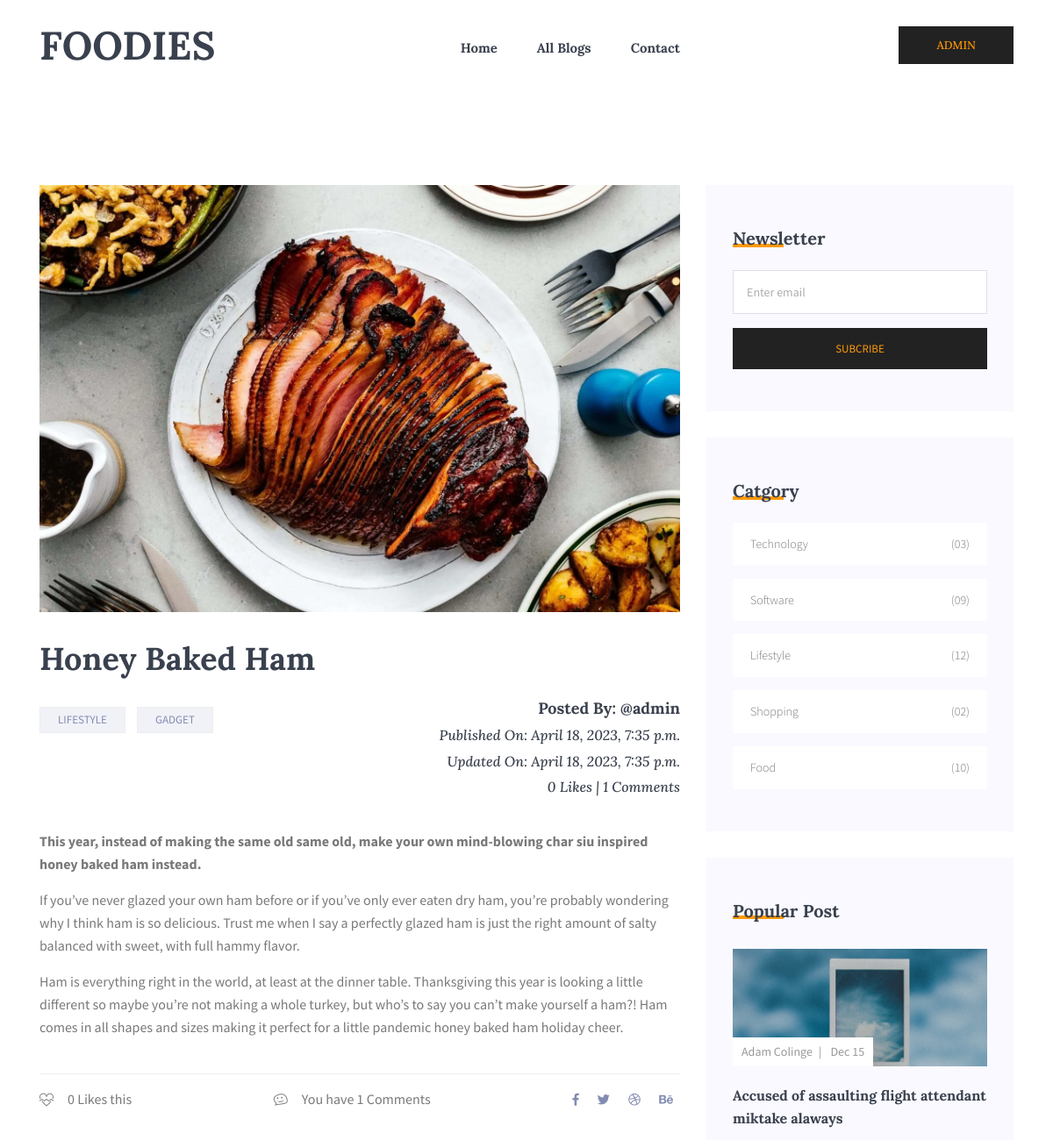
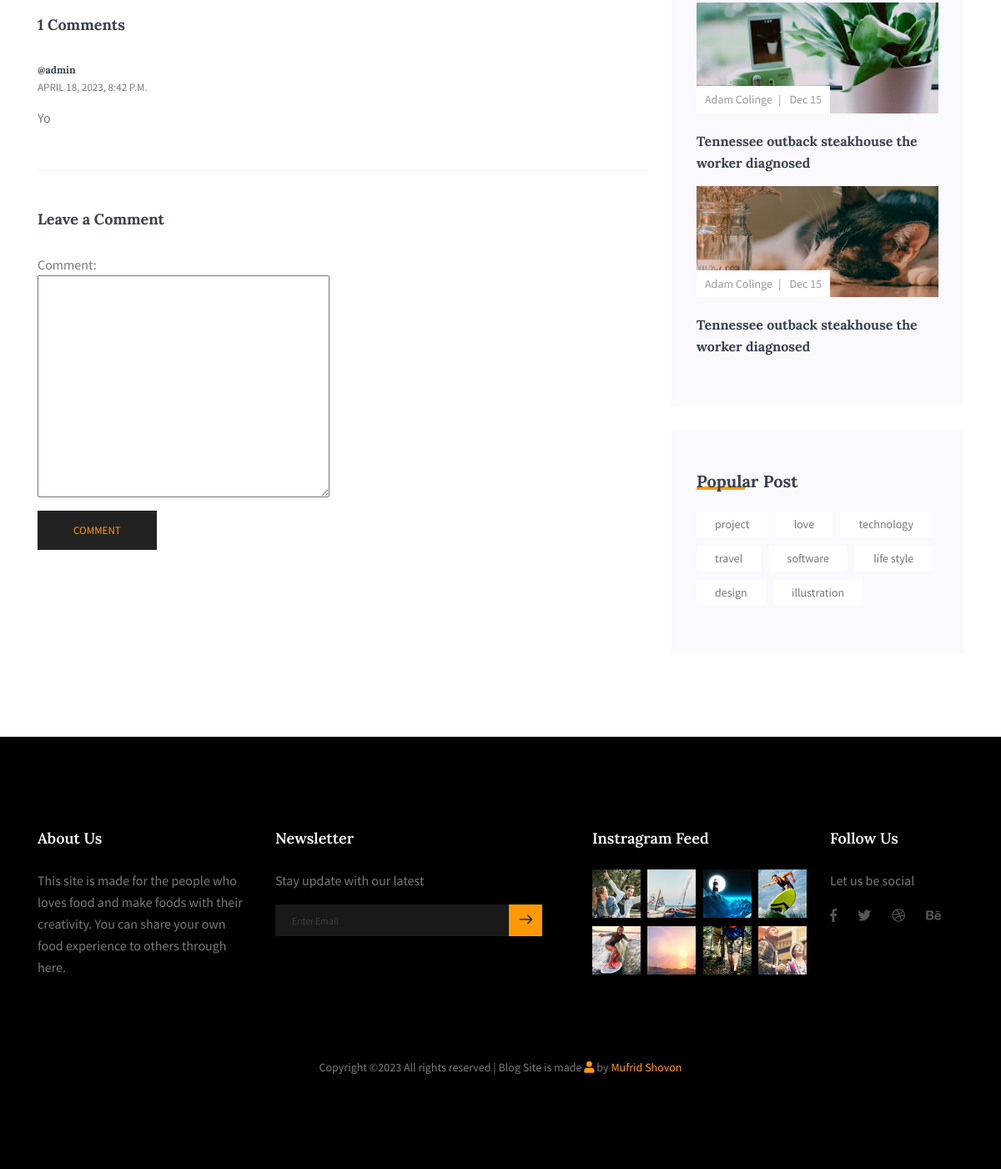
The app's page /details/Honey-Baked-Ham-8c58ad91-38cd-4f81-a9bd-2ee7c285b7dd (signed in) with its own data (2 pictures, top to bottom).
### Blog_App/models.py (models this page shows, shortened)
class Blog(models.Model):
    author = models.ForeignKey(User, on_delete=models.CASCADE, related_name='post_author')
    blog_title = models.CharField(max_length=264, verbose_name="Put a Title")
    slug = models.SlugField(max_length=264, unique=True)
    blog_content = RichTextField(blank=True, null=True)
    blog_image = models.ImageField(upload_to='blog_image', verbose_name='Image')
    publish_date = models.DateTimeField(auto_now_add=True)
    update_date = models.DateTimeField(auto_now=True)
    class Meta:
        ordering = ['-publish_date',]

class Comment(models.Model):
    blog = models.ForeignKey(Blog, on_delete=models.CASCADE, related_name='blog_comment')
    user = models.ForeignKey(User, on_delete=models.CASCADE, related_name='user_comment')
    comment = models.TextField()
    comment_date = models.DateTimeField(auto_now_add=True)
    class Meta:
        ordering = ['-comment_date',]

### Blog_App/views.py (the view, shortened to what this page needs)
# urls.py: path('details/<slug>', views.blog_details, name='blog_details'),
@login_required
def blog_details(request,slug):
    blog = Blog.objects.get(slug=slug)  #// my slug = published slug
    comment_form = CommentForm()
    already_liked = Likes.objects.filter(blog=blog, user=request.user)
    if already_liked:
        liked = True
    else:
        liked = False
    return render(request, 'Blog_App/blog_details.html', context={'blog':blog, 'comment_form':comment_form, 'liked':liked})

### Blog_App/forms.py
class CommentForm(forms.ModelForm):
    class Meta:
        model = Comment
        fields = ('comment',)

### templates/Blog_App/blog_details.html (shortened to what this page needs)
{% extends 'layouts/base.html' %}
{% load crispy_forms_tags %}
{% block body_block %}
  <section class="blog-post-area section-margin">
    <div class="container">
      <div class="row">
        <div class="col-lg-8">
            <div class="main_blog_details">
                <img class="img-fluid" src="/media/{{blog.blog_image}}" alt="">
                <a href="#"><h4>{{blog.blog_title}}</h4></a>
                <div class="user_details">
                  <div class="float-left">
                    <a href="#">Lifestyle</a>
                    <a href="#">Gadget</a>
                  </div>
                  <div class="float-right mt-sm-0 mt-3">
                    <div class="media">
                      <div class="media-body">
                        <h2>Posted By: @{{blog.author}}</h2>
                        <h6><i>Published On: {{blog.publish_date}}</i></h6>
                        <h6><i>Updated On: {{blog.update_date}}</i></h6>
                        <h6><i>{{blog.liked_blog.count}} Likes | {{blog.blog_comment.count}} Comments</i></h6>
                      </div>
                    </div>
                  </div>
                </div>
                <p> {{blog.blog_content|safe}}</p>
               <div class="news_d_footer flex-column flex-sm-row">
                {% if not liked %}
                 <a href="{% url 'Blog_App:liked_post' pk=blog.pk %}"><span class="align-middle mr-2"><i class="ti-heart-broken"></i></span>{{blog.liked_blog.count}} Likes this</a>
                {% else %}
                <a href="{% url 'Blog_App:unliked_post' pk=blog.pk %}">
                    <span class="align-middle mr-2"><i class="ti-heart"></i></span>{{blog.liked_blog.count}} Likes this
                </a>
                {% endif %}
                 <a class="justify-content-sm-center ml-sm-auto mt-sm-0 mt-2" href="#"><span class="align-middle mr-2"><i class="ti-themify-favicon"></i></span>You have {{blog.blog_comment.count}} Comments</a>
                 <div class="news_socail ml-sm-auto mt-sm-0 mt-2">
               <a href="#"><i class="fab fa-facebook-f"></i></a>
               <a href="#"><i class="fab fa-twitter"></i></a>
               <a href="#"><i class="fab fa-dribbble"></i></a>
               <a href="#"><i class="fab fa-behance"></i></a>
             </div>
               </div>
              </div>
                <div class="comments-area">
                    <h4>{{blog.blog_comment.count}} Comments</h4>
                    <div class="comment-list">
                        {% for comment in blog.blog_comment.all  %}
                        <div class="single-comment justify-content-between d-flex">
                            <div class="user justify-content-between d-flex">
                                <div class="desc">
                                    <h5><a href="#">@{{comment.user}}</a></h5>
                                    <p class="date">{{comment.comment_date}}</p>
                                    <p class="comment">
                                        {{comment.comment}}
                                    </p>
                                </div>
                            </div>
                        </div>
                        {% endfor %}
                    </div>
                </div>
                <div class="comment-form">
                    <h4>Leave a Comment</h4>
                    <form method="POST">
                        <div class="form-group form-inline">
                          <div class="form-group col-lg-6 col-md-6 name">
                            {{comment_form}}
                          </div>
                        </div>
                        <button type="submit" class="button">Comment</button>
                    </form>
                </div>
            </div>
            <div class="col-lg-4 sidebar-widgets">
                       <div class="widget-wrap">
                         <div class="single-sidebar-widget newsletter-widget">
                           <h4 class="single-sidebar-widget__title">Newsletter</h4>
                           <div class="form-group mt-30">
                             <div class="col-autos">
                               <input type="text" class="form-control" id="inlineFormInputGroup" placeholder="Enter email" onfocus="this.placeholder = ''"
                                 onblur="this.placeholder = 'Enter email'">
                             </div>
                           </div>
                           <button class="bbtns d-block mt-20 w-100">Subcribe</button>
                         </div>
                         <div class="single-sidebar-widget post-category-widget">
                           <h4 class="single-sidebar-widget__title">Catgory</h4>
                           <ul class="cat-list mt-20">
                             <li>
                               <a href="#" class="d-flex justify-content-between">
                                 <p>Technology</p>
                                 <p>(03)</p>
                               </a>
                             </li>
                             <li>
                               <a href="#" class="d-flex justify-content-between">
                                 <p>Software</p>
                                 <p>(09)</p>
                               </a>
                             </li>
                             <li>
                               <a href="#" class="d-flex justify-content-between">
                                 <p>Lifestyle</p>
                                 <p>(12)</p>
                               </a>
                             </li>
                             <li>
                               <a href="#" class="d-flex justify-content-between">
                                 <p>Shopping</p>
                                 <p>(02)</p>
                               </a>
                             </li>
                             <li>
                               <a href="#" class="d-flex justify-content-between">
                                 <p>Food</p>
                                 <p>(10)</p>
                               </a>
                             </li>
                           </ul>
                         </div>
                         <div class="single-sidebar-widget popular-post-widget">
                           <h4 class="single-sidebar-widget__title">Popular Post</h4>
                           <div class="popular-post-list">
                             <div class="single-post-list">
                               <div class="thumb">
                                 <img class="card-img rounded-0" src="img/blog/thumb/thumb1.png" alt="">
                                 <ul class="thumb-info">
                                   <li><a href="#">Adam Colinge</a></li>
                                   <li><a href="#">Dec 15</a></li>
                                 </ul>
                               </div>
                               <div class="details mt-20">
                                 <a href="blog-single.html">
                                   <h6>Accused of assaulting flight attendant miktake alaways</h6>
                                 </a>
                               </div>
                             </div>
                             <div class="single-post-list">
                               <div class="thumb">
                                 <img class="card-img rounded-0" src="img/blog/thumb/thumb2.png" alt="">
                                 <ul class="thumb-info">
                                   <li><a href="#">Adam Colinge</a></li>
                                   <li><a href="#">Dec 15</a></li>
                                 </ul>
                               </div>
                               <div class="details mt-20">
                                 <a href="blog-single.html">
                                   <h6>Tennessee outback steakhouse the
                                     worker diagnosed</h6>
                                 </a>
                               </div>
                             </div>
                             <div class="single-post-list">
                               <div class="thumb">
                                 <img class="card-img rounded-0" src="img/blog/thumb/thumb3.png" alt="">
                                 <ul class="thumb-info">
                                   <li><a href="#">Adam Colinge</a></li>
                                   <li><a href="#">Dec 15</a></li>
                                 </ul>
                               </div>
                               <div class="details mt-20">
                                 <a href="blog-single.html">
                                   <h6>Tennessee outback steakhouse the
                                     worker diagnosed</h6>
                                 </a>
                               </div>
                             </div>
                           </div>
                         </div>
                           <div class="single-sidebar-widget tag_cloud_widget">
                             <h4 class="single-sidebar-widget__title">Popular Post</h4>
                             <ul class="list">
                               <li>
                                   <a href="#">project</a>
                               </li>
                               <li>
                                   <a href="#">love</a>
                               </li>
                               <li>
                                   <a href="#">technology</a>
                               </li>
                               <li>
                                   <a href="#">travel</a>
                               </li>
                               <li>
                                   <a href="#">software</a>
                               </li>
                               <li>
                                   <a href="#">life style</a>
                               </li>
                               <li>
                                   <a href="#">design</a>
                               </li>
                               <li>
                                   <a href="#">illustration</a>
                               </li>
                             </ul>
                           </div>
                         </div>
            </div>
        </div>
    </div>
</section>
{% endblock body_block %}

### templates/layouts/navbar.html (shortened to what this page needs)
{% load static %}
<header class="header_area">
  <div class="main_menu">
    <nav class="navbar navbar-expand-lg navbar-light">
      <div class="container box_1620">
        <a class="navbar-brand logo_h" href="{% url 'Blog_App:home' %}">
          <h1>FOODIES</h1>
        </a>
        <div
          class="collapse navbar-collapse offset"
          id="navbarSupportedContent"
        >
          <ul class="nav navbar-nav menu_nav justify-content-center">
            <li class="nav-item">
              <a class="nav-link" href="{% url 'Blog_App:home' %}">Home</a>
            </li>
            <li class="nav-item">
              <a class="nav-link" href="{% url 'Blog_App:blog_list' %}">All Blogs</a>
            </li>
            <li class="nav-item">
              <a class="nav-link" href="{% url 'Blog_App:contact' %}">Contact</a>
            </li>
          </ul>
          {% if user.is_authenticated %}
          <div
            class="collapse navbar-collapse offset"
            id="navbarSupportedContent"
          >
            <ul class="nav navbar-nav menu_nav justify-content-center">
              <li class="nav-item submenu dropdown">
                <a
                  href="#"
                  class="nav-link dropdown-toggle"
                  data-toggle="dropdown"
                  role="button"
                  aria-haspopup="true"
                  aria-expanded="false"
                  ><h3 class="button">{{ user.username }}</h3></a
                >
              </li>
            </ul>
          </div>
          {% else %}
          <a class="btn btn-primary mr-3" href="{% url 'Login_App:signin' %}">Login</a>
          <a class="btn btn-success" href="{% url 'Login_App:signup' %}">Signup</a>
          {% endif %}
        </div>
      </div>
    </nav>
  </div>
</header>

### records on screen
Blog: blog_image (picture), blog_title "Honey Baked Ham", author "admin", publish_date "April 18, 2023, 7:35 p.m.", update_date "April 18, 2023, 7:35 p.m.", liked_blog.count "0", blog_comment.count "1", blog_content "This year, instead of making the same old same old, make your own mind-blowing char siu inspired honey baked ham instead. If you’ve never glazed your own ham before or if you’ve only ever eaten dry ham, you’re probably wondering why I think ham is so delicious. Trust me when I say a perfectly glazed ham is just the right amount of salty balanced with sweet, with full hammy flavor. Ham is everything right in the world, at least at the dinner table. Thanksgiving this year is looking a little different so maybe you’re not making a whole turkey, but who’s to say you can’t make yourself a ham?! Ham comes in all shapes and sizes making it perfect for a little pandemic honey baked ham holiday…"
Comment: user "admin", comment_date "APRIL 18, 2023, 8:42 P.M.", comment "Yo"

### other values on screen
{{ user.username }} "ADMIN"
